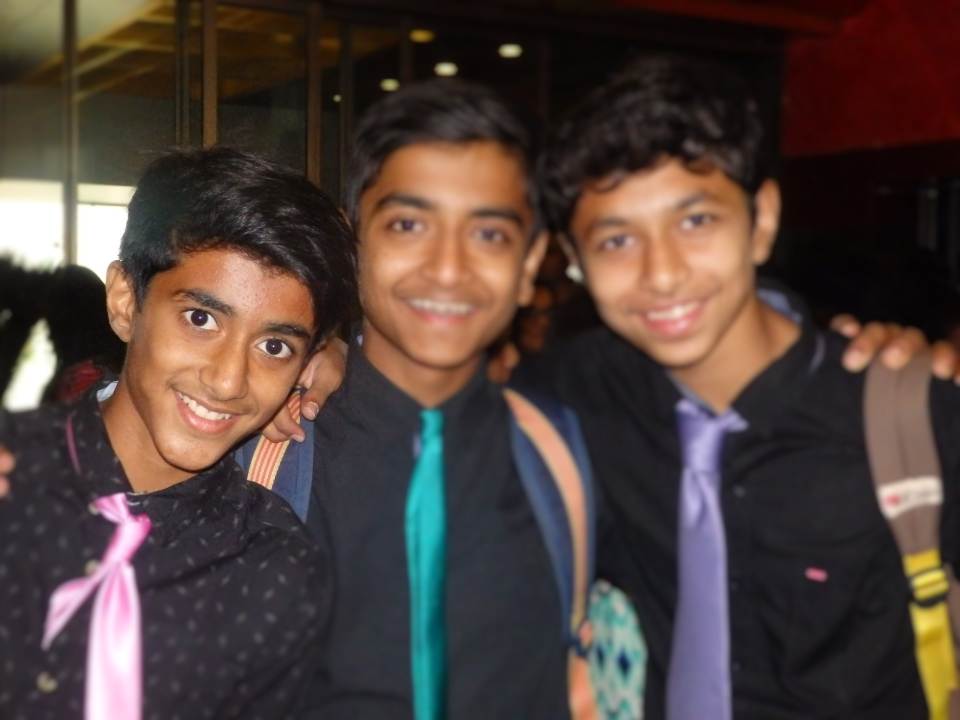
#> input picture photos/friends.JPG, 1920 x 1440 px (shown at 1/2 size)
$ python masking.py
#> lines starting #> are read from the running program, lines starting #| are printed output that depends on the picture; after the words box and inside, x2 and y2 are one past the last pixel; in counts of white or black regions, pixels touching at a corner belong together
import cv2 as cv
import numpy as np
img=cv.imread('friends.JPG')
#> img is the input picture: shape (1440, 1920, 3); mean B, G, R 59, 64.4, 79.8
resize=cv.resize(img,(500,500))
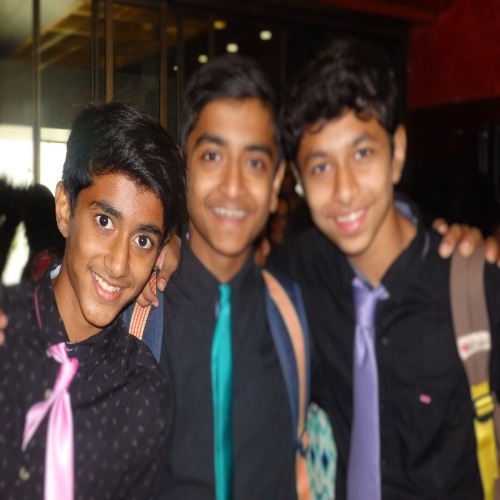
#> resize: shape (500, 500, 3); mean B, G, R 58.9, 64.3, 79.8
#.imshow('basic',resize)
blank=np.zeros((500,500),dtype='uint8')
#cv.imshow('blank',blank)
circle=cv.circle(blank,(resize.shape[1]//2,resize.shape[0]//2),200,255,-1)
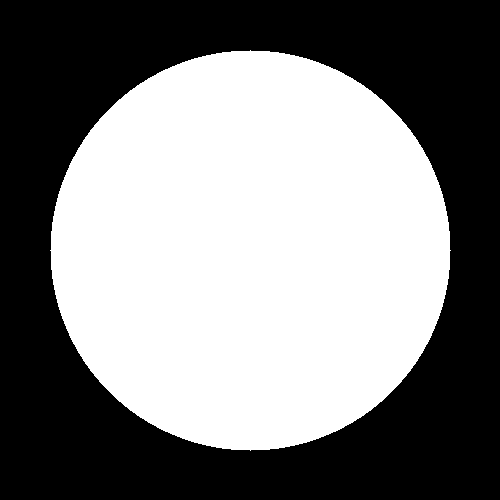
#> blank: shape (500, 500); 50.3% white; 1 black region, box (x1, y1, x2, y2) and area: (0, 0, 500, 500) 124371
#cv.imshow('circle',circle)
btand=cv.bitwise_and(resize,resize,mask=circle)
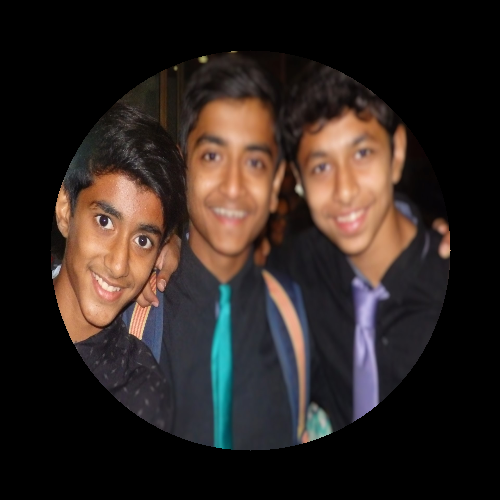
#> btand: shape (500, 500, 3); mean B, G, R 32.9, 36.8, 46.4
cv.imshow('masked',btand)
cv.waitKey(0)
